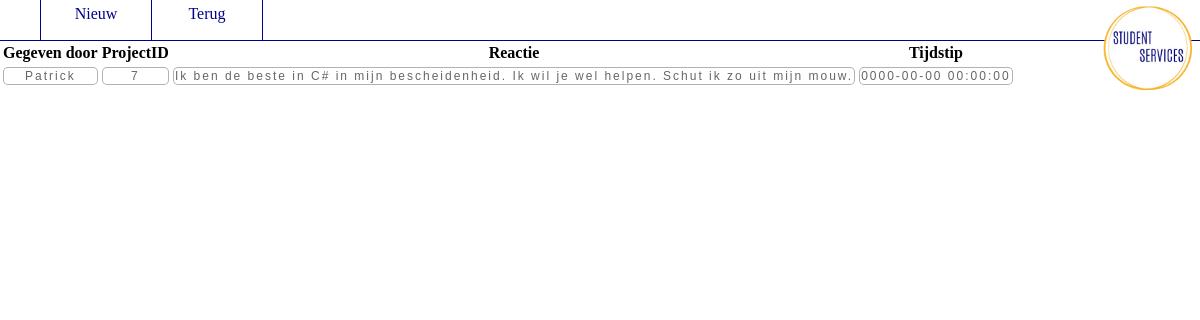
/View/Reactie/View.php, run on the app's committed database.
### tables this page shows
CREATE TABLE REACTIE (
ReactieID INT PRIMARY KEY AUTO_INCREMENT,
GebruikerID INT NOT NULL,
ProjectID INT NOT NULL,
Timestamp TIMESTAMP NOT NULL,
Reactie varchar(500) DEFAULT NULL,
FOREIGN KEY(ProjectID) REFERENCES PROJECT(ProjectID) ON UPDATE CASCADE,
FOREIGN KEY(GebruikerID) REFERENCES GEBRUIKER(GebruikerID) ON UPDATE CASCADE
);

CREATE TABLE GEBRUIKER(
GebruikerID int NOT NULL PRIMARY KEY AUTO_INCREMENT,
Gebruikersnaam varchar(50) NOT NULL UNIQUE,
Wachtwoord varchar(90) NOT NULL,
Email varchar(50) NOT NULL
);

### Includes/DB.php (called while the page is built, shortened)
<?php
class ConnectDB {
    private PDO $conn;
    public function __construct() {
        $servername = "127.0.0.1";
        $username = "SSimp";
        $password = "SSimp1234!";
        $database = "studentservices";
        try {
            $this->conn = new PDO("mysql:host=$servername;dbname=$database", $username, $password);
            $this->conn ->setAttribute(PDO::ATTR_ERRMODE, PDO::ERRMODE_EXCEPTION);
        }
        catch(PDOException $e)
        {
            echo "Connection failed: " . $e->getMessage();
        }
    }
    public function GetConnection() : PDO
    {
        return $this->conn;
    }
}
?>

### Model/ReactieModel.php (called while the page is built, shortened)
<?php
require_once($_SERVER['DOCUMENT_ROOT'] . "/StudentServices/BaseClass/Reactie.php");
require_once($_SERVER['DOCUMENT_ROOT'] . "/StudentServices/includes/DB.php");
class ReactieModel
{
    private PDO $conn;
    public function __construct(){
        $this->ConnectDb = new ConnectDb();
        $this->conn      = $this->ConnectDb->GetConnection();
    }
    public function getReacties(): array{
        $sql = "SELECT ReactieID,
            GebruikerID,
            Timestamp,
            ProjectID,
            Reactie FROM Reactie";
        return $this->conn->query($sql)->fetchAll(PDO::FETCH_ASSOC);
    }
}

### Controller/ReactieController.php (called while the page is built, shortened)
<?php
require_once($_SERVER['DOCUMENT_ROOT'] . "/StudentServices/Model/ReactieModel.php");
require_once($_SERVER['DOCUMENT_ROOT'] . "/StudentServices/BaseClass/Reactie.php");
class ReactieController
{
    private ReactieModel $reactiemodel;
    public function __construct(){
        $this->reactiemodel = new ReactieModel();
    }
    public function getReacties(){
        $Reactielijst = array();
        foreach ($this->reactiemodel->getReacties() as $reactieObject){
            $reactieObject = new Reactie(
                $reactieObject['ReactieID'],
                $reactieObject['Timestamp'],
                $reactieObject['GebruikerID'],
                $reactieObject['ProjectID'],
                $reactieObject['Reactie']);
            $Reactielijst [] = $reactieObject;
        }
        return $Reactielijst;
    }
}

### Model/GebruikerModel.php (called while the page is built, shortened)
<?php
require_once($_SERVER['DOCUMENT_ROOT'] . "/StudentServices/includes/DB.php");
class GebruikerModel
{
    public function __construct($ID = null){
        $this->ConnectDb = new ConnectDb();
        $this->conn      = $this->ConnectDb->GetConnection();
    }
    function get(int $ID){
        $sql = "SELECT GebruikerID,Gebruikersnaam,Email FROM Gebruiker WHERE GebruikerID =$ID";
        return $this->conn->query($sql)->fetch(PDO::FETCH_ASSOC);
    }
}

### Model/VerficatieModel.php (called while the page is built, shortened)
<?php
require_once($_SERVER['DOCUMENT_ROOT'] . "/StudentServices/includes/DB.php");
class verficatieModel
{
    public function __construct(){
        $this->ConnectDb = new ConnectDb();
    }
}
?>

### Controller/SendEmail.php (called while the page is built, shortened)
<?php
require_once($_SERVER['DOCUMENT_ROOT'] . "/StudentServices/Model/VerficatieModel.php");
class createEmail
{
    public function __construct(){
        $this->mail            = new PHPMailer();
    }
}

### BaseClass/Reactie.php (called while the page is built, shortened)
<?php
class Reactie
{
    private int $ReactieID;
    private string $Timestamp;
    private int $GebruikerID;
    private int $ProjectID;
    private string $Reactie;
    public function __construct(int $ReactieID, string $Timestamp, int $GebruikerID,int $ProjectID,string $Reactie){
        $this->ReactieID    = $ReactieID;
        $this->Timestamp    = $Timestamp;
        $this->GebruikerID = $GebruikerID;
        $this->ProjectID    = $ProjectID;
        $this->Reactie      = $Reactie;
    }
    public function getTimestamp(): string{
        return $this->Timestamp;
    }
    public function getReactieID(): int{
        return $this->ReactieID;
    }
    public function getGebruikerID(): int{
        return $this->GebruikerID;
    }
    public function getProjectID(): int{
        return $this->ProjectID;
    }
    public function getReactie(){
        return $this->Reactie;
    }
}

### Controller/GebruikerController.php (called while the page is built, shortened)
<?php
require_once($_SERVER['DOCUMENT_ROOT'] . "/StudentServices/Model/GebruikerModel.php");
require_once($_SERVER['DOCUMENT_ROOT'] . "/StudentServices/BaseClass/Gebruiker.php");
require_once($_SERVER['DOCUMENT_ROOT'] . "/StudentServices/Controller/sendEmail.php");
class GebruikerController
{
    public GebruikerModel $gebruikermodel;
    public function __construct($ID){
        $this->gebruikermodel = new GebruikerModel($ID);
    }
    function getById(int $id = null): gebruiker{
        $Gebruiker = $this->gebruikermodel->Get($id);
        return new Gebruiker(
            $Gebruiker['GebruikerID'],
            $Gebruiker['Gebruikersnaam'], "",
            $Gebruiker['Email']);
    }
}

### BaseClass/Gebruiker.php (called while the page is built, shortened)
<?php
class Gebruiker
{
    private string $Gebruikersnaam;
    public function __construct(int $GebruikerID, string $Gebruikersnaam, string $Wachtwoord, string $Email){
        $this->Gebruikersnaam = $Gebruikersnaam;
    }
    function __toString(){
        return $this->getGebruikersnaam();
    }
    public function getGebruikersnaam(): string{
        return $this->Gebruikersnaam;
    }
}

### View/Reactie/View.php (the view, shortened to what this page needs)
<?php
require_once($_SERVER['DOCUMENT_ROOT'] . "/StudentServices/Controller/ReactieController.php");
require_once($_SERVER['DOCUMENT_ROOT'] . "/StudentServices/Controller/GebruikerController.php");
if (empty($_Post) && !isset($_Post["actie"])){
    $reactiecontroller = new ReactieController();
}
$gebruikercontroller = new GebruikerController(-1);
?><!DOCTYPE HTML>
<html lang="en">
<head>
    <link rel="stylesheet" href="/StudentServices/css/style.css">
</head>
<body>
<div class="header">
    <nav id="page-nav">
        <ul>
            <?php
            echo "<li>
            <a href=\"Add.php\">Nieuw</a>
        </li>";
            echo "<li><a href=\"/StudentServices/index.php\">Terug</a></li>";
            ?>
        </ul>
    </nav>
         <a href="index.html"><img id="logo" src="/StudentServices/images/logotrans.png"/></a>
</div>
<form method="post" action="Edit.php">
    <table>
        <tr>
            <th>Gegeven door</th>
            <th>ProjectID</th>
            <th>Reactie</th>
            <th>Tijdstip</th>
        </tr>
        <?php
        foreach ($reactiecontroller->getReacties() as $Reactie){
            echo "<tr>
                    <td>
                        <input type=\"submit\" value=\"" . $gebruikercontroller->getById($Reactie->getGebruikerID()) .
                "\" formaction='../Profiel/Edit.php?ID=" . $Reactie->getGebruikerID() .
                "' class=\"table1col\">
                    </td>
                    <td>
                        <input type=\"submit\" value=\"" . $Reactie->getProjectID() .
                "\" formaction='../Project/Edit.php?ID=" . $Reactie->getProjectID() .
                "' class=\"table1col\">
                    </td>
                    <td>
                       <input type=\"submit\" value=\"" . $Reactie->getReactie() .
                "\" formaction='Edit.php?ID=" . $Reactie->getReactieID() .
                "' class=\"table1col\">
                    </td>
                    <td>
                        <input type=\"submit\" value=\"" . $Reactie->getTimestamp() .
                "\" formaction='Edit.php?ID=" . $Reactie->getReactieID() .
                "' class=\"table1col\">
                    </td>
                </tr>";
        }
        ?>
    </table>
</form>
</body>
</html>

### css/style.css (style rules this page uses)
body { height: 100%; padding: 0px; margin: 0px; }
.table1col { display: inline-block; color: #666; background-color: #ffffff; letter-spacing: 2px; font-size: 12px; padding: 1px; border-radius: 5px; -moz-border-radius: 5px; -webkit-border-radius: 5px; border: 1px solid rgba(0, 0, 0, 0.3); border-bottom-width: 1px; width: 100%; }
#logo { position: fixed; right: 0px; top: 0px; height: 100px; width: 100px; z-Index:999; }
#page-nav { width: 100%; position: fixed; border-bottom: 1px solid #00008B; background-color: #ffffff; }
ul { list-style-type: none; overflow: hidden; width: 100%; height: 40px; margin: auto; background-color: #FFFFFF; border-color: #00008B; }
li { float: left; }
li a { text-decoration: none; float: left; background-color: #FFFFFF; color: #00008B; border-left: 1px solid #00008B; margin-left: 0px; margin-top: 0px; padding-top: 5px; height: 40px; width: 110px; font-size: 16px; text-align: center; }
li:last-child { border-right: 1px solid #00008B; }
.header { grid-area: header; height: 40px; border-bottom: 1px solid #00008B; z-index: 1; background-color: #FFFFFF; }

### data on the page
reactie: GebruikerID.Email "Patrick", ProjectID "7", Reactie "Ik ben de beste in C# in mijn bescheidenheid. Ik wil je wel helpen. Schut ik zo uit mijn mouw.", Timestamp "0000-00-00 00:00:00"
